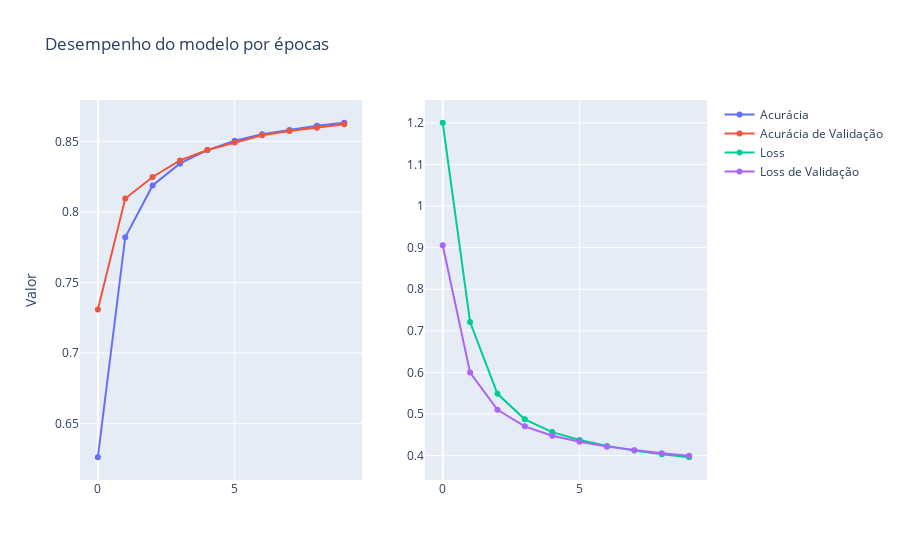

Source (notebook cell):
### Code cell
plot_results(history)

### Figure 1 — Plotly figure (JSON) as saved in the notebook; plotly's stock layout.template omitted (floating-point values rounded to 4 significant figures)
{"data": [{"name": "Acurácia", "type": "scatter", "x": [0, 1, 2, 3, 4, 5, 6, 7, 8, 9], "xaxis": "x", "y": [0.6261, 0.7821, 0.8188, 0.8344, 0.8438, 0.8505, 0.8551, 0.8581, 0.8611, 0.8632], "yaxis": "y"}, {"name": "Acurácia de Validação", "type": "scatter", "x": [0, 1, 2, 3, 4, 5, 6, 7, 8, 9], "xaxis": "x", "y": [0.7308, 0.8095, 0.8248, 0.8365, 0.8439, 0.8492, 0.8543, 0.8574, 0.8596, 0.8621], "yaxis": "y"}, {"name": "Loss", "type": "scatter", "x": [0, 1, 2, 3, 4, 5, 6, 7, 8, 9], "xaxis": "x2", "y": [1.2, 0.7211, 0.5484, 0.4872, 0.4565, 0.4373, 0.423, 0.4121, 0.4032, 0.3959], "yaxis": "y2"}, {"name": "Loss de Validação", "type": "scatter", "x": [0, 1, 2, 3, 4, 5, 6, 7, 8, 9], "xaxis": "x2", "y": [0.9059, 0.5995, 0.5099, 0.4703, 0.4477, 0.433, 0.4215, 0.4127, 0.4054, 0.3994], "yaxis": "y2"}], "layout": {"title": {"text": "Desempenho do modelo por épocas"}, "xaxis": {"anchor": "y", "domain": [0, 0.45]}, "xaxis2": {"anchor": "y2", "domain": [0.55, 1]}, "yaxis": {"anchor": "x", "domain": [0, 1], "title": {"text": "Valor"}}, "yaxis2": {"anchor": "x2", "domain": [0, 1]}}}
